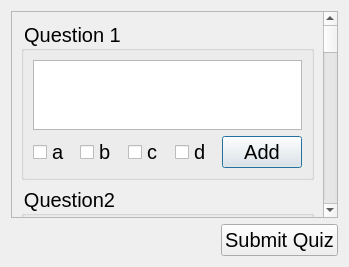
<?xml version="1.0" encoding="UTF-8"?>
<ui version="4.0">
 <class>setQuiz</class>
 <widget class="QDialog" name="setQuiz">
  <property name="geometry">
   <rect>
    <x>0</x>
    <y>0</y>
    <width>349</width>
    <height>267</height>
   </rect>
  </property>
  <property name="windowTitle">
   <string>Dialog</string>
  </property>
  <property name="styleSheet">
   <string notr="true">*{
font:20px;
}</string>
  </property>
  <layout class="QVBoxLayout" name="verticalLayout_2">
   <item>
    <widget class="QScrollArea" name="scrollArea">
     <property name="widgetResizable">
      <bool>true</bool>
     </property>
     <widget class="QWidget" name="scrollAreaWidgetContents">
      <property name="geometry">
       <rect>
        <x>0</x>
        <y>0</y>
        <width>315</width>
        <height>1692</height>
       </rect>
      </property>
      <layout class="QVBoxLayout" name="verticalLayout">
       <item>
        <widget class="QGroupBox" name="groupBox_16">
         <property name="title">
          <string>Question 1</string>
         </property>
         <layout class="QVBoxLayout" name="verticalLayout_36">
          <item>
           <widget class="QPlainTextEdit" name="plainTextEdit101"/>
          </item>
          <item>
           <layout class="QHBoxLayout" name="horizontalLayout_16">
            <item>
             <widget class="QCheckBox" name="checkBox_111">
              <property name="text">
               <string>a</string>
              </property>
             </widget>
            </item>
            <item>
             <widget class="QCheckBox" name="checkBox_112">
              <property name="text">
               <string>b</string>
              </property>
             </widget>
            </item>
            <item>
             <widget class="QCheckBox" name="checkBox_113">
              <property name="text">
               <string>c</string>
              </property>
             </widget>
            </item>
            <item>
             <widget class="QCheckBox" name="checkBox_114">
              <property name="text">
               <string>d</string>
              </property>
             </widget>
            </item>
            <item>
             <widget class="QPushButton" name="pushButton_101">
              <property name="text">
               <string>Add</string>
              </property>
             </widget>
            </item>
           </layout>
          </item>
         </layout>
        </widget>
       </item>
       <item>
        <widget class="QGroupBox" name="groupBox_2">
         <property name="title">
          <string>Question2</string>
         </property>
         <layout class="QVBoxLayout" name="verticalLayout_22">
          <item>
           <widget class="QPlainTextEdit" name="plainTextEdit102"/>
          </item>
          <item>
           <layout class="QHBoxLayout" name="horizontalLayout_2">
            <item>
             <widget class="QCheckBox" name="checkBox_121">
              <property name="text">
               <string>a</string>
              </property>
             </widget>
            </item>
            <item>
             <widget class="QCheckBox" name="checkBox_122">
              <property name="text">
               <string>b</string>
              </property>
             </widget>
            </item>
            <item>
             <widget class="QCheckBox" name="checkBox_123">
              <property name="text">
               <string>c</string>
              </property>
             </widget>
            </item>
            <item>
             <widget class="QCheckBox" name="checkBox_124">
              <property name="text">
               <string>d</string>
              </property>
             </widget>
            </item>
            <item>
             <widget class="QPushButton" name="pushButton102">
              <property name="text">
               <string>Add</string>
              </property>
             </widget>
            </item>
           </layout>
          </item>
         </layout>
        </widget>
       </item>
       <item>
        <widget class="QGroupBox" name="groupBox_14">
         <property name="title">
          <string>Question3</string>
         </property>
         <layout class="QVBoxLayout" name="verticalLayout_34">
          <item>
           <widget class="QPlainTextEdit" name="plainTextEdit_103"/>
          </item>
          <item>
           <layout class="QHBoxLayout" name="horizontalLayout_14">
            <item>
             <widget class="QCheckBox" name="checkBox_131">
              <property name="text">
               <string>a</string>
              </property>
             </widget>
            </item>
            <item>
             <widget class="QCheckBox" name="checkBox_132">
              <property name="text">
               <string>b</string>
              </property>
             </widget>
            </item>
            <item>
             <widget class="QCheckBox" name="checkBox_133">
              <property name="text">
               <string>c</string>
              </property>
             </widget>
            </item>
            <item>
             <widget class="QCheckBox" name="checkBox_134">
              <property name="text">
               <string>d</string>
              </property>
             </widget>
            </item>
            <item>
             <widget class="QPushButton" name="pushButton103">
              <property name="text">
               <string>Add</string>
              </property>
             </widget>
            </item>
           </layout>
          </item>
         </layout>
        </widget>
       </item>
       <item>
        <widget class="QGroupBox" name="groupBox_12">
         <property name="title">
          <string>Question4</string>
         </property>
         <layout class="QVBoxLayout" name="verticalLayout_32">
          <item>
           <widget class="QPlainTextEdit" name="plainTextEdit_104"/>
          </item>
          <item>
           <layout class="QHBoxLayout" name="horizontalLayout_12">
            <item>
             <widget class="QCheckBox" name="checkBox_141">
              <property name="text">
               <string>a</string>
              </property>
             </widget>
            </item>
            <item>
             <widget class="QCheckBox" name="checkBox_142">
              <property name="text">
               <string>b</string>
              </property>
             </widget>
            </item>
            <item>
             <widget class="QCheckBox" name="checkBox_143">
              <property name="text">
               <string>c</string>
              </property>
             </widget>
            </item>
            <item>
             <widget class="QCheckBox" name="checkBox_144">
              <property name="text">
               <string>d</string>
              </property>
             </widget>
            </item>
            <item>
             <widget class="QPushButton" name="pushButton104">
              <property name="text">
               <string>Add</string>
              </property>
             </widget>
            </item>
           </layout>
          </item>
         </layout>
        </widget>
       </item>
       <item>
        <widget class="QGroupBox" name="groupBox_3">
         <property name="title">
          <string>Question5</string>
         </property>
         <layout class="QVBoxLayout" name="verticalLayout_23">
          <item>
           <widget class="QPlainTextEdit" name="plainTextEdit_105"/>
          </item>
          <item>
           <layout class="QHBoxLayout" name="horizontalLayout_3">
            <item>
             <widget class="QCheckBox" name="checkBox_151">
              <property name="text">
               <string>a</string>
              </property>
             </widget>
            </item>
            <item>
             <widget class="QCheckBox" name="checkBox_152">
              <property name="text">
               <string>b</string>
              </property>
             </widget>
            </item>
            <item>
             <widget class="QCheckBox" name="checkBox_153">
              <property name="text">
               <string>c</string>
              </property>
             </widget>
            </item>
            <item>
             <widget class="QCheckBox" name="checkBox_154">
              <property name="text">
               <string>d</string>
              </property>
             </widget>
            </item>
            <item>
             <widget class="QPushButton" name="pushButton105">
              <property name="text">
               <string>Add</string>
              </property>
             </widget>
            </item>
           </layout>
          </item>
         </layout>
        </widget>
       </item>
       <item>
        <widget class="QGroupBox" name="groupBox_18">
         <property name="title">
          <string>Question6</string>
         </property>
         <layout class="QVBoxLayout" name="verticalLayout_38">
          <item>
           <widget class="QPlainTextEdit" name="plainTextEdit_106"/>
          </item>
          <item>
           <layout class="QHBoxLayout" name="horizontalLayout_18">
            <item>
             <widget class="QCheckBox" name="checkBox_161">
              <property name="text">
               <string>a</string>
              </property>
             </widget>
            </item>
            <item>
             <widget class="QCheckBox" name="checkBox_162">
              <property name="text">
               <string>b</string>
              </property>
             </widget>
            </item>
            <item>
             <widget class="QCheckBox" name="checkBox_163">
              <property name="text">
               <string>c</string>
              </property>
             </widget>
            </item>
            <item>
             <widget class="QCheckBox" name="checkBox_164">
              <property name="text">
               <string>d</string>
              </property>
             </widget>
            </item>
            <item>
             <widget class="QPushButton" name="pushButton106">
              <property name="text">
               <string>Add</string>
              </property>
             </widget>
            </item>
           </layout>
          </item>
         </layout>
        </widget>
       </item>
       <item>
        <widget class="QGroupBox" name="groupBox_11">
         <property name="title">
          <string>Question7</string>
         </property>
         <layout class="QVBoxLayout" name="verticalLayout_31">
          <item>
           <widget class="QPlainTextEdit" name="plainTextEdit_107"/>
          </item>
          <item>
           <layout class="QHBoxLayout" name="horizontalLayout_11">
            <item>
             <widget class="QCheckBox" name="checkBox_171">
              <property name="text">
               <string>a</string>
              </property>
             </widget>
            </item>
            <item>
             <widget class="QCheckBox" name="checkBox_172">
              <property name="text">
               <string>b</string>
              </property>
             </widget>
            </item>
            <item>
             <widget class="QCheckBox" name="checkBox_173">
              <property name="text">
               <string>c</string>
              </property>
             </widget>
            </item>
            <item>
             <widget class="QCheckBox" name="checkBox_174">
              <property name="text">
               <string>d</string>
              </property>
             </widget>
            </item>
            <item>
             <widget class="QPushButton" name="pushButton107">
              <property name="text">
               <string>Add</string>
              </property>
             </widget>
            </item>
           </layout>
          </item>
         </layout>
        </widget>
       </item>
       <item>
        <widget class="QGroupBox" name="groupBox_13">
         <property name="title">
          <string>Question8</string>
         </property>
         <layout class="QVBoxLayout" name="verticalLayout_33">
          <item>
           <widget class="QPlainTextEdit" name="plainTextEdit_108"/>
          </item>
          <item>
           <layout class="QHBoxLayout" name="horizontalLayout_13">
            <item>
             <widget class="QCheckBox" name="checkBox_181">
              <property name="text">
               <string>a</string>
              </property>
             </widget>
            </item>
            <item>
             <widget class="QCheckBox" name="checkBox_182">
              <property name="text">
               <string>b</string>
              </property>
             </widget>
            </item>
            <item>
             <widget class="QCheckBox" name="checkBox_183">
              <property name="text">
               <string>c</string>
              </property>
             </widget>
            </item>
            <item>
             <widget class="QCheckBox" name="checkBox_184">
              <property name="text">
               <string>d</string>
              </property>
             </widget>
            </item>
            <item>
             <widget class="QPushButton" name="pushButton108">
              <property name="text">
               <string>Add</string>
              </property>
             </widget>
            </item>
           </layout>
          </item>
         </layout>
        </widget>
       </item>
       <item>
        <widget class="QGroupBox" name="groupBox_15">
         <property name="title">
          <string>Question9</string>
         </property>
         <layout class="QVBoxLayout" name="verticalLayout_35">
          <item>
           <widget class="QPlainTextEdit" name="plainTextEdit_109"/>
          </item>
          <item>
           <layout class="QHBoxLayout" name="horizontalLayout_15">
            <item>
             <widget class="QCheckBox" name="checkBox_191">
              <property name="text">
               <string>a</string>
              </property>
             </widget>
            </item>
            <item>
             <widget class="QCheckBox" name="checkBox_192">
              <property name="text">
               <string>b</string>
              </property>
             </widget>
            </item>
            <item>
             <widget class="QCheckBox" name="checkBox_193">
              <property name="text">
               <string>c</string>
              </property>
             </widget>
            </item>
            <item>
             <widget class="QCheckBox" name="checkBox_194">
              <property name="text">
               <string>d</string>
              </property>
             </widget>
            </item>
            <item>
             <widget class="QPushButton" name="pushButton109">
              <property name="text">
               <string>Add</string>
              </property>
             </widget>
            </item>
           </layout>
          </item>
         </layout>
        </widget>
       </item>
       <item>
        <widget class="QGroupBox" name="groupBox_4">
         <property name="title">
          <string>Question10</string>
         </property>
         <layout class="QVBoxLayout" name="verticalLayout_24">
          <item>
           <widget class="QPlainTextEdit" name="plainTextEdit_110"/>
          </item>
          <item>
           <layout class="QHBoxLayout" name="horizontalLayout_4">
            <item>
             <widget class="QCheckBox" name="checkBox_101">
              <property name="text">
               <string>a</string>
              </property>
             </widget>
            </item>
            <item>
             <widget class="QCheckBox" name="checkBox_102">
              <property name="text">
               <string>b</string>
              </property>
             </widget>
            </item>
            <item>
             <widget class="QCheckBox" name="checkBox_103">
              <property name="text">
               <string>c</string>
              </property>
             </widget>
            </item>
            <item>
             <widget class="QCheckBox" name="checkBox_104">
              <property name="text">
               <string>d</string>
              </property>
             </widget>
            </item>
            <item>
             <widget class="QPushButton" name="pushButton110">
              <property name="text">
               <string>Add</string>
              </property>
             </widget>
            </item>
           </layout>
          </item>
         </layout>
        </widget>
       </item>
      </layout>
     </widget>
    </widget>
   </item>
   <item>
    <layout class="QHBoxLayout" name="horizontalLayout">
     <item>
      <spacer name="horizontalSpacer">
       <property name="orientation">
        <enum>Qt::Horizontal</enum>
       </property>
       <property name="sizeHint" stdset="0">
        <size>
         <width>40</width>
         <height>20</height>
        </size>
       </property>
      </spacer>
     </item>
     <item>
      <widget class="QPushButton" name="pushButton">
       <property name="text">
        <string>Submit Quiz</string>
       </property>
      </widget>
     </item>
    </layout>
   </item>
  </layout>
 </widget>
 <resources/>
 <connections/>
</ui>
